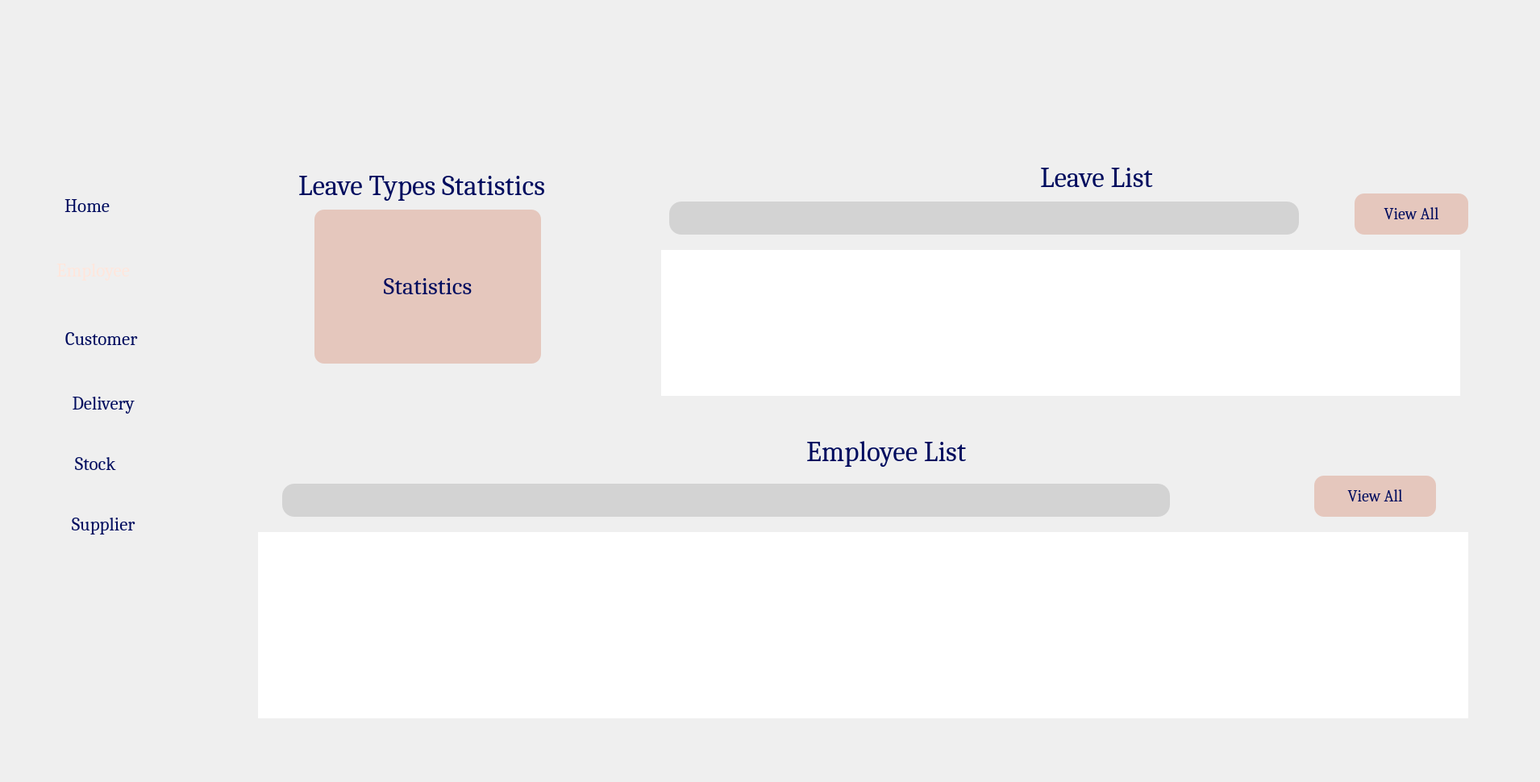
     <widget class="QWidget" name="Employee">
      <attribute name="title">
       <string>Employee</string>
      </attribute>
      <widget class="QLabel" name="label_5">
       <property name="geometry">
        <rect>
         <x>-2</x>
         <y>0</y>
         <width>1901</width>
         <height>961</height>
        </rect>
       </property>
       <property name="mouseTracking">
        <bool>false</bool>
       </property>
       <property name="acceptDrops">
        <bool>true</bool>
       </property>
       <property name="text">
        <string/>
       </property>
       <property name="pixmap">
        <pixmap>:/img/bg.png</pixmap>
       </property>
       <property name="scaledContents">
        <bool>true</bool>
       </property>
      </widget>
      <widget class="QLabel" name="label_6">
       <property name="geometry">
        <rect>
         <x>0</x>
         <y>300</y>
         <width>281</width>
         <height>71</height>
        </rect>
       </property>
       <property name="text">
        <string/>
       </property>
       <property name="pixmap">
        <pixmap>:/img/blue.png</pixmap>
       </property>
       <property name="scaledContents">
        <bool>true</bool>
       </property>
      </widget>
      <widget class="QPushButton" name="employee_pushButton_2">
       <property name="geometry">
        <rect>
         <x>0</x>
         <y>310</y>
         <width>211</width>
         <height>51</height>
        </rect>
       </property>
       <property name="font">
        <font>
         <family>Cambria</family>
         <pointsize>-1</pointsize>
        </font>
       </property>
       <property name="mouseTracking">
        <bool>false</bool>
       </property>
       <property name="contextMenuPolicy">
        <enum>Qt::NoContextMenu</enum>
       </property>
       <property name="acceptDrops">
        <bool>false</bool>
       </property>
       <property name="toolTipDuration">
        <number>-1</number>
       </property>
       <property name="autoFillBackground">
        <bool>false</bool>
       </property>
       <property name="styleSheet">
        <string notr="true">color:#ffe6dc;
font-size: 23px;</string>
       </property>
       <property name="text">
        <string>    Employee</string>
       </property>
       <property name="icon">
        <iconset>
         <normaloff>:/img/employes (2).png</normaloff>:/img/employes (2).png</iconset>
       </property>
       <property name="iconSize">
        <size>
         <width>80</width>
         <height>100</height>
        </size>
       </property>
       <property name="autoDefault">
        <bool>false</bool>
       </property>
       <property name="default">
        <bool>false</bool>
       </property>
       <property name="flat">
        <bool>true</bool>
       </property>
      </widget>
      <widget class="QPushButton" name="home_pushButton_2">
       <property name="geometry">
        <rect>
         <x>-40</x>
         <y>230</y>
         <width>261</width>
         <height>51</height>
        </rect>
       </property>
       <property name="font">
        <font>
         <family>Cambria</family>
         <pointsize>-1</pointsize>
        </font>
       </property>
       <property name="mouseTracking">
        <bool>false</bool>
       </property>
       <property name="contextMenuPolicy">
        <enum>Qt::NoContextMenu</enum>
       </property>
       <property name="acceptDrops">
        <bool>false</bool>
       </property>
       <property name="toolTipDuration">
        <number>-1</number>
       </property>
       <property name="layoutDirection">
        <enum>Qt::LeftToRight</enum>
       </property>
       <property name="autoFillBackground">
        <bool>false</bool>
       </property>
       <property name="styleSheet">
        <string notr="true">color:#000c5e;
font-size: 23px;</string>
       </property>
       <property name="text">
        <string>       Home</string>
       </property>
       <property name="icon">
        <iconset>
         <normaloff>:/img/abri (1).png</normaloff>:/img/abri (1).png</iconset>
       </property>
       <property name="iconSize">
        <size>
         <width>55</width>
         <height>100</height>
        </size>
       </property>
       <property name="checkable">
        <bool>false</bool>
       </property>
       <property name="autoRepeat">
        <bool>false</bool>
       </property>
       <property name="autoDefault">
        <bool>false</bool>
       </property>
       <property name="default">
        <bool>false</bool>
       </property>
       <property name="flat">
        <bool>true</bool>
       </property>
      </widget>
      <widget class="QLabel" name="label_11">
       <property name="geometry">
        <rect>
         <x>280</x>
         <y>10</y>
         <width>1611</width>
         <height>941</height>
        </rect>
       </property>
       <property name="font">
        <font>
         <family>Cambria</family>
        </font>
       </property>
       <property name="text">
        <string/>
       </property>
       <property name="pixmap">
        <pixmap>:/img/bgW.png</pixmap>
       </property>
       <property name="scaledContents">
        <bool>true</bool>
       </property>
      </widget>
      <widget class="QLabel" name="label_12">
       <property name="geometry">
        <rect>
         <x>290</x>
         <y>170</y>
         <width>511</width>
         <height>371</height>
        </rect>
       </property>
       <property name="text">
        <string/>
       </property>
       <property name="pixmap">
        <pixmap>:/img/stat.png</pixmap>
       </property>
       <property name="scaledContents">
        <bool>true</bool>
       </property>
      </widget>
      <widget class="QLabel" name="label_13">
       <property name="geometry">
        <rect>
         <x>780</x>
         <y>170</y>
         <width>1101</width>
         <height>371</height>
        </rect>
       </property>
       <property name="text">
        <string/>
       </property>
       <property name="pixmap">
        <pixmap>:/img/listEmp.png</pixmap>
       </property>
       <property name="scaledContents">
        <bool>true</bool>
       </property>
      </widget>
      <widget class="QLabel" name="label_14">
       <property name="geometry">
        <rect>
         <x>290</x>
         <y>520</y>
         <width>1591</width>
         <height>421</height>
        </rect>
       </property>
       <property name="text">
        <string/>
       </property>
       <property name="pixmap">
        <pixmap>:/img/11.png</pixmap>
       </property>
       <property name="scaledContents">
        <bool>true</bool>
       </property>
      </widget>
      <widget class="QPushButton" name="viewCong">
       <property name="geometry">
        <rect>
         <x>1680</x>
         <y>240</y>
         <width>141</width>
         <height>51</height>
        </rect>
       </property>
       <property name="font">
        <font>
         <family>Cambria</family>
         <pointsize>-1</pointsize>
        </font>
       </property>
       <property name="styleSheet">
        <string notr="true">#viewCong{
    color: #000c5e; /* Default text color */
    font-size: 20px;
    background-color: #e5c7bd; /* Default background color */
    border: 0px solid;
    border-radius: 12px;
    box-sizing: border-box;
    transition: background-color 0.3s, transform 0.1s ease; /* Smooth animation for hover and press effects */
}

#viewCong:hover {
    background-color: #d4b3a7; /* Slightly darker shade for hover effect */
    color: #000944; /* Slightly darker text color for hover */
    cursor: pointer; /* Changes cursor to pointer */
}

#viewCong:pressed {
    background-color: #c49f94; /* Even darker shade for pressed effect */
    color: #000722; /* Darker text color for pressed */
    transform: scale(0.95); /* Makes the button slightly smaller on press */
}
</string>
       </property>
       <property name="text">
        <string>View All</string>
       </property>
       <property name="autoRepeat">
        <bool>false</bool>
       </property>
       <property name="flat">
        <bool>true</bool>
       </property>
      </widget>
      <widget class="QPushButton" name="viewListe">
       <property name="geometry">
        <rect>
         <x>1630</x>
         <y>590</y>
         <width>151</width>
         <height>51</height>
        </rect>
       </property>
       <property name="font">
        <font>
         <family>Cambria</family>
         <pointsize>-1</pointsize>
        </font>
       </property>
       <property name="styleSheet">
        <string notr="true">#viewListe{
    color: #000c5e; /* Default text color */
    font-size: 20px;
    background-color: #e5c7bd; /* Default background color */
    border: 0px solid;
    border-radius: 12px;
    box-sizing: border-box;
    transition: background-color 0.3s, transform 0.1s ease; /* Smooth animation for hover and press effects */
}

#viewListe:hover {
    background-color: #d4b3a7; /* Slightly darker shade for hover effect */
    color: #000944; /* Slightly darker text color for hover */
    cursor: pointer; /* Changes cursor to pointer */
}

#viewListe:pressed {
    background-color: #c49f94; /* Even darker shade for pressed effect */
    color: #000722; /* Darker text color for pressed */
    transform: scale(0.95); /* Makes the button slightly smaller on press */
}
</string>
       </property>
       <property name="text">
        <string>View All</string>
       </property>
       <property name="autoRepeat">
        <bool>false</bool>
       </property>
       <property name="flat">
        <bool>true</bool>
       </property>
      </widget>
      <widget class="QTableView" name="list_cong2">
       <property name="geometry">
        <rect>
         <x>820</x>
         <y>310</y>
         <width>991</width>
         <height>181</height>
        </rect>
       </property>
       <property name="font">
        <font>
         <family>Cambria</family>
        </font>
       </property>
       <property name="styleSheet">
        <string notr="true">QTableView {
    background-color: white;
    color: #333333;
    border: none;
    selection-background-color: #c0e4f7;
}

QTableView::item {
    padding: 8px;
}

QTableView::item:selected {
    background-color: #eeeeee;
    color: black;
    font-family: Arial;
}

QHeaderView::section {
    background-color: #000c5e  ; /* Changed to the new color */
    color: #e5c7bd; /* Changed font color */
    font-family: Arial;
    font-weight: bold;
    font-size: 13px;
    padding: 8px;
    border: none;
}

QTableView::horizontalHeader {
    background-color: #000c5e  ; /* Changed to the new color */
    color: #e5c7bd; /* Changed font color */
    padding: 8px; /* Ensures padding is consistent */
}

QTableView::verticalHeader {
    background-color: #000c5e  ; /* Changed to the new color */
    color: #e5c7bd; /* Changed font color */
    border: none;
    padding: 8px; /* Ensures padding is consistent */
}

QTableView QScrollBar:vertical {
    background-color: #ffffff;
    width: 10px;
}

QTableView QScrollBar::handle:vertical {
    background-color: #eeeeee;
    border-radius: 5px;
}

QTableView QScrollBar::add-line:vertical, QTableView QScrollBar::sub-line:vertical {
    background-color: #ffffff;
    height: 10px;
}

QTableView QScrollBar::add-page:vertical, QTableView QScrollBar::sub-page:vertical {
    background-color: #ffffff;
}

QTableView::verticalHeader::section {
    border-right: none;
}

/* Adjust the row height and column width for wider lines */
QTableView::item {
    min-height: 40px; /* Adjust this value as needed */
}

QTableView::column {
    width: 100%; /* Make columns take full width */
}</string>
       </property>
      </widget>
      <widget class="QTableView" name="list_employee">
       <property name="geometry">
        <rect>
         <x>320</x>
         <y>660</y>
         <width>1501</width>
         <height>231</height>
        </rect>
       </property>
       <property name="font">
        <font>
         <family>Cambria</family>
        </font>
       </property>
       <property name="styleSheet">
        <string notr="true">QTableView {
    background-color: white;
    color: #333333;
    border: none;
    selection-background-color: #c0e4f7;
}

QTableView::item {
    padding: 8px;
}

QTableView::item:selected {
    background-color: #eeeeee;
    color: black;
    font-family: Arial;
}

QHeaderView::section {
    background-color: #000c5e  ; /* Changed to the new color */
    color: #e5c7bd; /* Changed font color */
    font-family: Arial;
    font-weight: bold;
    font-size: 13px;
    padding: 8px;
    border: none;
}

QTableView::horizontalHeader {
    background-color: #000c5e  ; /* Changed to the new color */
    color: #e5c7bd; /* Changed font color */
    padding: 8px; /* Ensures padding is consistent */
}

QTableView::verticalHeader {
    background-color: #000c5e  ; /* Changed to the new color */
    color: #e5c7bd; /* Changed font color */
    border: none;
    padding: 8px; /* Ensures padding is consistent */
}

QTableView QScrollBar:vertical {
    background-color: #ffffff;
    width: 10px;
}

QTableView QScrollBar::handle:vertical {
    background-color: #eeeeee;
    border-radius: 5px;
}

QTableView QScrollBar::add-line:vertical, QTableView QScrollBar::sub-line:vertical {
    background-color: #ffffff;
    height: 10px;
}

QTableView QScrollBar::add-page:vertical, QTableView QScrollBar::sub-page:vertical {
    background-color: #ffffff;
}

QTableView::verticalHeader::section {
    border-right: none;
}

/* Adjust the row height and column width for wider lines */
QTableView::item {
    min-height: 40px; /* Adjust this value as needed */
}

QTableView::column {
    width: 100%; /* Make columns take full width */
}</string>
       </property>
      </widget>
      <widget class="QPushButton" name="pushButton_11">
       <property name="geometry">
        <rect>
         <x>290</x>
         <y>40</y>
         <width>71</width>
         <height>51</height>
        </rect>
       </property>
       <property name="text">
        <string/>
       </property>
       <property name="icon">
        <iconset>
         <normaloff>:/img/undo.png</normaloff>:/img/undo.png</iconset>
       </property>
       <property name="iconSize">
        <size>
         <width>35</width>
         <height>35</height>
        </size>
       </property>
       <property name="flat">
        <bool>true</bool>
       </property>
      </widget>
      <widget class="QLineEdit" name="seach_cong2">
       <property name="geometry">
        <rect>
         <x>830</x>
         <y>250</y>
         <width>781</width>
         <height>41</height>
        </rect>
       </property>
       <property name="styleSheet">
        <string notr="true">
border: 0px solid ; /* Light gray border */
 border-radius: 15px;
  box-sizing: border-box;
  background-color:#D3D3D3; /* Light gray background */

</string>
       </property>
      </widget>
      <widget class="QLineEdit" name="seach_list2">
       <property name="geometry">
        <rect>
         <x>350</x>
         <y>600</y>
         <width>1101</width>
         <height>41</height>
        </rect>
       </property>
       <property name="styleSheet">
        <string notr="true">
border: 0px solid ; /* Light gray border */
 border-radius: 15px;
  box-sizing: border-box;
  background-color:#D3D3D3; /* Light gray background */

</string>
       </property>
      </widget>
      <widget class="QLabel" name="create_employee_4">
       <property name="geometry">
        <rect>
         <x>1000</x>
         <y>540</y>
         <width>231</width>
         <height>41</height>
        </rect>
       </property>
       <property name="font">
        <font>
         <family>Cambria</family>
         <pointsize>-1</pointsize>
        </font>
       </property>
       <property name="styleSheet">
        <string notr="true">color:#000c5e;
font-size: 35px;</string>
       </property>
       <property name="text">
        <string>Employee List</string>
       </property>
      </widget>
      <widget class="QLabel" name="create_employee_5">
       <property name="geometry">
        <rect>
         <x>1290</x>
         <y>200</y>
         <width>161</width>
         <height>41</height>
        </rect>
       </property>
       <property name="font">
        <font>
         <family>Cambria</family>
         <pointsize>-1</pointsize>
        </font>
       </property>
       <property name="styleSheet">
        <string notr="true">color:#000c5e;
font-size: 35px;</string>
       </property>
       <property name="text">
        <string>Leave List</string>
       </property>
      </widget>
      <widget class="QPushButton" name="refrech_4">
       <property name="geometry">
        <rect>
         <x>1470</x>
         <y>590</y>
         <width>51</width>
         <height>51</height>
        </rect>
       </property>
       <property name="styleSheet">
        <string notr="true"/>
       </property>
       <property name="text">
        <string/>
       </property>
       <property name="icon">
        <iconset>
         <normaloff>:/img/mettre-a-jour-les-fleches.png</normaloff>:/img/mettre-a-jour-les-fleches.png</iconset>
       </property>
       <property name="iconSize">
        <size>
         <width>36</width>
         <height>36</height>
        </size>
       </property>
       <property name="flat">
        <bool>true</bool>
       </property>
      </widget>
      <widget class="QLabel" name="label_20">
       <property name="geometry">
        <rect>
         <x>1560</x>
         <y>250</y>
         <width>41</width>
         <height>41</height>
        </rect>
       </property>
       <property name="text">
        <string/>
       </property>
       <property name="pixmap">
        <pixmap>:/img/chercher.png</pixmap>
       </property>
       <property name="scaledContents">
        <bool>true</bool>
       </property>
      </widget>
      <widget class="QLabel" name="label_49">
       <property name="geometry">
        <rect>
         <x>1400</x>
         <y>600</y>
         <width>41</width>
         <height>41</height>
        </rect>
       </property>
       <property name="text">
        <string/>
       </property>
       <property name="pixmap">
        <pixmap>:/img/chercher.png</pixmap>
       </property>
       <property name="scaledContents">
        <bool>true</bool>
       </property>
      </widget>
      <widget class="QLabel" name="label_52">
       <property name="geometry">
        <rect>
         <x>50</x>
         <y>20</y>
         <width>161</width>
         <height>151</height>
        </rect>
       </property>
       <property name="text">
        <string/>
       </property>
       <property name="pixmap">
        <pixmap>:/img/logoG.png</pixmap>
       </property>
       <property name="scaledContents">
        <bool>true</bool>
       </property>
      </widget>
      <widget class="QPushButton" name="refrech_conggg">
       <property name="geometry">
        <rect>
         <x>1620</x>
         <y>240</y>
         <width>51</width>
         <height>51</height>
        </rect>
       </property>
       <property name="styleSheet">
        <string notr="true"/>
       </property>
       <property name="text">
        <string/>
       </property>
       <property name="icon">
        <iconset>
         <normaloff>:/img/mettre-a-jour-les-fleches.png</normaloff>:/img/mettre-a-jour-les-fleches.png</iconset>
       </property>
       <property name="iconSize">
        <size>
         <width>36</width>
         <height>36</height>
        </size>
       </property>
       <property name="flat">
        <bool>true</bool>
       </property>
      </widget>
      <widget class="QPushButton" name="supplier_pushButton_9">
       <property name="geometry">
        <rect>
         <x>-20</x>
         <y>620</y>
         <width>261</width>
         <height>61</height>
        </rect>
       </property>
       <property name="font">
        <font>
         <family>Cambria</family>
         <pointsize>-1</pointsize>
        </font>
       </property>
       <property name="mouseTracking">
        <bool>false</bool>
       </property>
       <property name="contextMenuPolicy">
        <enum>Qt::NoContextMenu</enum>
       </property>
       <property name="acceptDrops">
        <bool>false</bool>
       </property>
       <property name="toolTipDuration">
        <number>-1</number>
       </property>
       <property name="layoutDirection">
        <enum>Qt::LeftToRight</enum>
       </property>
       <property name="autoFillBackground">
        <bool>false</bool>
       </property>
       <property name="styleSheet">
        <string notr="true">color:#000c5e;
font-size: 23px;</string>
       </property>
       <property name="text">
        <string>       Supplier</string>
       </property>
       <property name="icon">
        <iconset>
         <normaloff>:/img/courrier.png</normaloff>:/img/courrier.png</iconset>
       </property>
       <property name="iconSize">
        <size>
         <width>65</width>
         <height>100</height>
        </size>
       </property>
       <property name="checkable">
        <bool>false</bool>
       </property>
       <property name="autoRepeat">
        <bool>false</bool>
       </property>
       <property name="autoDefault">
        <bool>false</bool>
       </property>
       <property name="default">
        <bool>false</bool>
       </property>
       <property name="flat">
        <bool>true</bool>
       </property>
      </widget>
      <widget class="QPushButton" name="delivery_pushButton_9">
       <property name="geometry">
        <rect>
         <x>-20</x>
         <y>470</y>
         <width>261</width>
         <height>61</height>
        </rect>
       </property>
       <property name="font">
        <font>
         <family>Cambria</family>
         <pointsize>-1</pointsize>
        </font>
       </property>
       <property name="mouseTracking">
        <bool>false</bool>
       </property>
       <property name="contextMenuPolicy">
        <enum>Qt::NoContextMenu</enum>
       </property>
       <property name="acceptDrops">
        <bool>false</bool>
       </property>
       <property name="toolTipDuration">
        <number>-1</number>
       </property>
       <property name="layoutDirection">
        <enum>Qt::LeftToRight</enum>
       </property>
       <property name="autoFillBackground">
        <bool>false</bool>
       </property>
       <property name="styleSheet">
        <string notr="true">color:#000c5e;
font-size: 23px;</string>
       </property>
       <property name="text">
        <string>        Delivery </string>
       </property>
       <property name="icon">
        <iconset>
         <normaloff>:/img/livraison-rapide (1).png</normaloff>:/img/livraison-rapide (1).png</iconset>
       </property>
       <property name="iconSize">
        <size>
         <width>65</width>
         <height>100</height>
        </size>
       </property>
       <property name="checkable">
        <bool>false</bool>
       </property>
       <property name="autoRepeat">
        <bool>false</bool>
       </property>
       <property name="autoDefault">
        <bool>false</bool>
       </property>
       <property name="default">
        <bool>false</bool>
       </property>
       <property name="flat">
        <bool>true</bool>
       </property>
      </widget>
      <widget class="QPushButton" name="stock_pushButton_9">
       <property name="geometry">
        <rect>
         <x>-30</x>
         <y>550</y>
         <width>261</width>
         <height>51</height>
        </rect>
       </property>
       <property name="font">
        <font>
         <family>Cambria</family>
         <pointsize>-1</pointsize>
        </font>
       </property>
       <property name="mouseTracking">
        <bool>false</bool>
       </property>
       <property name="contextMenuPolicy">
        <enum>Qt::NoContextMenu</enum>
       </property>
       <property name="acceptDrops">
        <bool>false</bool>
       </property>
       <property name="toolTipDuration">
        <number>-1</number>
       </property>
       <property name="layoutDirection">
        <enum>Qt::LeftToRight</enum>
       </property>
       <property name="autoFillBackground">
        <bool>false</bool>
       </property>
       <property name="styleSheet">
        <string notr="true">color:#000c5e;
font-size: 23px;</string>
       </property>
       <property name="text">
        <string>       Stock</string>
       </property>
       <property name="icon">
        <iconset>
         <normaloff>:/img/logistics-delivery.png</normaloff>:/img/logistics-delivery.png</iconset>
       </property>
       <property name="iconSize">
        <size>
         <width>70</width>
         <height>100</height>
        </size>
       </property>
       <property name="checkable">
        <bool>false</bool>
       </property>
       <property name="autoRepeat">
        <bool>false</bool>
       </property>
       <property name="autoDefault">
        <bool>false</bool>
       </property>
       <property name="default">
        <bool>false</bool>
       </property>
       <property name="flat">
        <bool>true</bool>
       </property>
      </widget>
      <widget class="QPushButton" name="log_pushButton_9">
       <property name="geometry">
        <rect>
         <x>20</x>
         <y>860</y>
         <width>91</width>
         <height>61</height>
        </rect>
       </property>
       <property name="font">
        <font>
         <family>Cambria</family>
         <pointsize>-1</pointsize>
        </font>
       </property>
       <property name="mouseTracking">
        <bool>false</bool>
       </property>
       <property name="contextMenuPolicy">
        <enum>Qt::NoContextMenu</enum>
       </property>
       <property name="acceptDrops">
        <bool>false</bool>
       </property>
       <property name="toolTipDuration">
        <number>-1</number>
       </property>
       <property name="layoutDirection">
        <enum>Qt::LeftToRight</enum>
       </property>
       <property name="autoFillBackground">
        <bool>false</bool>
       </property>
       <property name="styleSheet">
        <string notr="true">color:#000c5e;
font-size: 17px;</string>
       </property>
       <property name="text">
        <string/>
       </property>
       <property name="icon">
        <iconset>
         <normaloff>:/img/deconnexion.png</normaloff>:/img/deconnexion.png</iconset>
       </property>
       <property name="iconSize">
        <size>
         <width>55</width>
         <height>100</height>
        </size>
       </property>
       <property name="checkable">
        <bool>false</bool>
       </property>
       <property name="autoRepeat">
        <bool>false</bool>
       </property>
       <property name="autoDefault">
        <bool>false</bool>
       </property>
       <property name="default">
        <bool>false</bool>
       </property>
       <property name="flat">
        <bool>true</bool>
       </property>
      </widget>
      <widget class="QPushButton" name="customer_pushButton_9">
       <property name="geometry">
        <rect>
         <x>-20</x>
         <y>390</y>
         <width>261</width>
         <height>61</height>
        </rect>
       </property>
       <property name="font">
        <font>
         <family>Cambria</family>
         <pointsize>-1</pointsize>
        </font>
       </property>
       <property name="mouseTracking">
        <bool>false</bool>
       </property>
       <property name="contextMenuPolicy">
        <enum>Qt::NoContextMenu</enum>
       </property>
       <property name="acceptDrops">
        <bool>false</bool>
       </property>
       <property name="toolTipDuration">
        <number>-1</number>
       </property>
       <property name="layoutDirection">
        <enum>Qt::LeftToRight</enum>
       </property>
       <property name="autoFillBackground">
        <bool>false</bool>
       </property>
       <property name="styleSheet">
        <string notr="true">color:#000c5e;
font-size: 23px;</string>
       </property>
       <property name="text">
        <string>       Customer </string>
       </property>
       <property name="icon">
        <iconset>
         <normaloff>:/img/contact.png</normaloff>:/img/contact.png</iconset>
       </property>
       <property name="iconSize">
        <size>
         <width>60</width>
         <height>100</height>
        </size>
       </property>
       <property name="checkable">
        <bool>false</bool>
       </property>
       <property name="autoRepeat">
        <bool>false</bool>
       </property>
       <property name="autoDefault">
        <bool>false</bool>
       </property>
       <property name="default">
        <bool>false</bool>
       </property>
       <property name="flat">
        <bool>true</bool>
       </property>
      </widget>
      <widget class="QPushButton" name="stat">
       <property name="geometry">
        <rect>
         <x>390</x>
         <y>260</y>
         <width>281</width>
         <height>191</height>
        </rect>
       </property>
       <property name="font">
        <font>
         <family>Cambria</family>
         <pointsize>-1</pointsize>
        </font>
       </property>
       <property name="styleSheet">
        <string notr="true">#stat {
    color: #000c5e; /* Default text color */
    font-size: 30px;
    background-color: #e5c7bd; /* Default background color */
    border: 0px solid;
    border-radius: 12px;
    box-sizing: border-box;
    transition: background-color 0.3s, transform 0.1s ease; /* Smooth animation for hover and press effects */
}

#stat:hover {
    background-color: #d4b3a7; /* Slightly darker shade for hover effect */
    color: #000944; /* Slightly darker text color for hover */
    cursor: pointer; /* Changes cursor to pointer */
}

#stat:pressed {
    background-color: #c49f94; /* Even darker shade for pressed effect */
    color: #000722; /* Darker text color for pressed */
    transform: scale(0.95); /* Makes the button slightly smaller on press */
}
</string>
       </property>
       <property name="text">
        <string>Statistics</string>
       </property>
       <property name="icon">
        <iconset>
         <normaloff>:/img/diagramme-circulaire.png</normaloff>:/img/diagramme-circulaire.png</iconset>
       </property>
       <property name="iconSize">
        <size>
         <width>85</width>
         <height>85</height>
        </size>
       </property>
       <property name="autoRepeat">
        <bool>false</bool>
       </property>
       <property name="flat">
        <bool>true</bool>
       </property>
      </widget>
      <widget class="QLabel" name="create_employee_6">
       <property name="geometry">
        <rect>
         <x>370</x>
         <y>210</y>
         <width>331</width>
         <height>41</height>
        </rect>
       </property>
       <property name="font">
        <font>
         <family>Cambria</family>
         <pointsize>-1</pointsize>
        </font>
       </property>
       <property name="styleSheet">
        <string notr="true">color:#000c5e;
font-size: 35px;</string>
       </property>
       <property name="text">
        <string>Leave Types Statistics</string>
       </property>
      </widget>
      <widget class="QLabel" name="label_29">
       <property name="geometry">
        <rect>
         <x>1610</x>
         <y>30</y>
         <width>61</width>
         <height>61</height>
        </rect>
       </property>
       <property name="text">
        <string/>
       </property>
       <property name="pixmap">
        <pixmap>:/img/picP.png</pixmap>
       </property>
       <property name="scaledContents">
        <bool>true</bool>
       </property>
      </widget>
      <widget class="QLabel" name="welcomeLabel_2">
       <property name="geometry">
        <rect>
         <x>1690</x>
         <y>30</y>
         <width>171</width>
         <height>51</height>
        </rect>
       </property>
       <property name="font">
        <font>
         <family>Cambria</family>
         <pointsize>-1</pointsize>
        </font>
       </property>
       <property name="styleSheet">
        <string notr="true">color:#000c5e;
font-size: 15px;</string>
       </property>
       <property name="text">
        <string/>
       </property>
      </widget>
     </widget>
